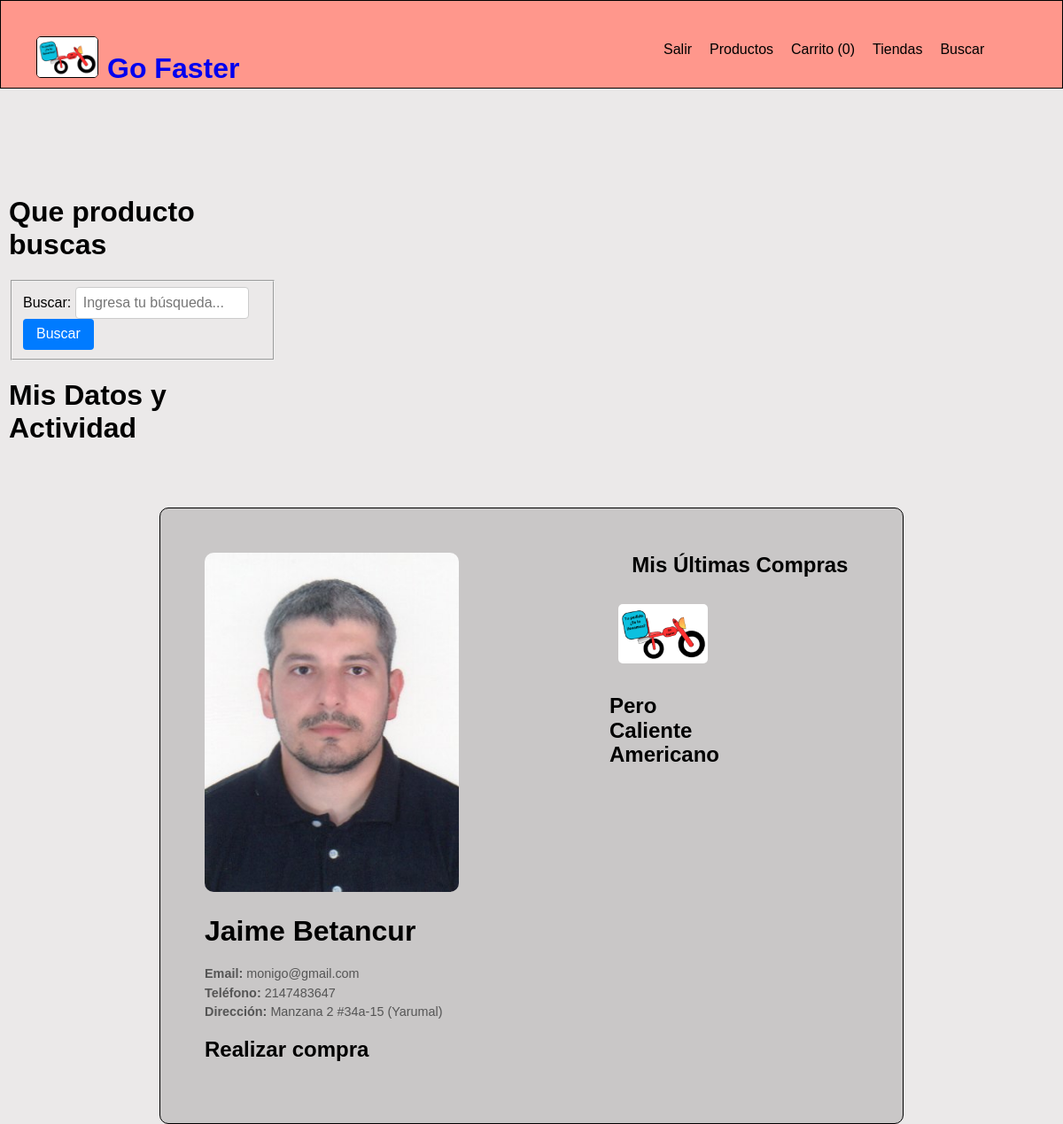
/cuenta_usuario.php (signed in), run on the app's committed database.
### tables this page shows
CREATE TABLE `usuario` (
  `id_Usuario` int(11) NOT NULL AUTO_INCREMENT,
  `Nombres_usua` varchar(100) NOT NULL,
  `Apellidos_usua` varchar(100) NOT NULL,
  `Banco_usua` varchar(30) NOT NULL,
  `Email_usua` varchar(100) NOT NULL,
  `Telefono_usua` bigint(20) DEFAULT NULL,
  `Direccion_usua` varchar(100) NOT NULL,
  `Ciudad_usua` varchar(50) NOT NULL,
  `Password_usua` varchar(255) NOT NULL,  
  `Fecha_Nacimiento_usua` date NOT NULL,
  `Foto_usua` varchar(255) DEFAULT 'usuario.jpg',
  PRIMARY KEY (`id_Usuario`)
);

CREATE TABLE `producto` (
  `id_Producto` int(11) NOT NULL AUTO_INCREMENT,
  `Nombres_prod` varchar(100) NOT NULL,
  `Caracteristicas_prod` varchar(400) NOT NULL,
  `Precio_prod` int(20) NOT NULL,
  `id_restaurante` int(11) NOT NULL,
  `Imagen_prod` varchar(255) DEFAULT 'go_faster.png',
  PRIMARY KEY (`id_Producto`),
  KEY `id_restaurante` (`id_restaurante`),
  CONSTRAINT `producto_ibfk_1` FOREIGN KEY (`id_restaurante`) REFERENCES `restaurante` (`id_Restaurante`) ON DELETE CASCADE ON UPDATE CASCADE
);

### cuenta_usuario.php (the view, shortened to what this page needs)
<?php
include 'db.php';
$id_usuario = $_SESSION['id_Usuario'];
$consulta_usuario = "SELECT Email_usua, Telefono_usua, Direccion_usua, Ciudad_usua, Nombres_usua, Apellidos_usua, Foto_usua FROM usuario WHERE id_Usuario = ?";
$sentencia_usuario = mysqli_prepare($conexion, $consulta_usuario);
mysqli_stmt_bind_param($sentencia_usuario, "i", $id_usuario);
mysqli_stmt_execute($sentencia_usuario);
$resultado_usuario = mysqli_stmt_get_result($sentencia_usuario);
$datos_usuario = mysqli_fetch_assoc($resultado_usuario);
$nombre_completo = $datos_usuario['Nombres_usua'] . " " . $datos_usuario['Apellidos_usua'];
$email = $datos_usuario['Email_usua'];
$telefono = $datos_usuario['Telefono_usua'];
$direccion = $datos_usuario['Direccion_usua'];
$ciudad = $datos_usuario['Ciudad_usua'];
$foto = !empty($datos_usuario['Foto_usua']) ? $datos_usuario['Foto_usua'] : 'usuario.jpg';
$consulta_favoritos = "
    SELECT p.Nombres_prod, p.id_Producto, p.Imagen_prod
    FROM factura f
    JOIN producto p ON f.id_Producto = p.id_Producto
    WHERE f.id_Usuario = ?
    ORDER BY f.id_Factura DESC
    LIMIT 2
";
$sentencia_favoritos = mysqli_prepare($conexion, $consulta_favoritos);
mysqli_stmt_bind_param($sentencia_favoritos, "i", $id_usuario);
mysqli_stmt_execute($sentencia_favoritos);
$resultado_favoritos = mysqli_stmt_get_result($sentencia_favoritos);
$favoritos = [];
while ($fila = mysqli_fetch_assoc($resultado_favoritos)) {
    $favoritos[] = $fila;
}
?>
<!DOCTYPE html>
<html lang="es">
<head>
    <link rel="stylesheet" href="style.css">
    <link rel="stylesheet" type="text/css" href="normalize.css">
</head>
<body>
    <menu>
        <div class="div_logo">
            <a href="inicio.php"><IMG SRC="imagenes/go_faster.png" class="logo_gofaster" alt="Logo página" ></a>
            <a href="inicio.php" class="nombrelogo"><h1 ><br>Go Faster<br></h1></a>
        </div>
        <nav>
            <ul>
                <li><a href="salir.php">Salir</a></li>
                <li><a href="productos.php">Productos</a></li>
                <li><a href="carrito.php">Carrito (<?php echo isset($_SESSION['carrito']) ? count($_SESSION['carrito']) : 0; ?>)</a></li>
                <li><a href="#tiendas">Tiendas</a></li>
                <li><a href="#Buscar">Buscar</a></li>
            </ul>
        </nav>
    </menu>
    <div id="div_productos">
        <div id="opciones">
            <div class="busqueda">
                <H1 class="Busqueda"><b>Que producto buscas</b></H1>
                <form action="buscar.php" method="get" id="search-form">
                <fieldset>
                    <label for="search-input">Buscar:</label>
                    <input type="search" id="search-input" class="input_busqueda1" name="q" placeholder="Ingresa tu búsqueda...">
                    <input type="submit" value="Buscar" class="input_busqueda2">
                </fieldset>
                </form>
            </div>
            <div class="opciones">
                <H1 class="h1_opcion"><b>Mis Datos y Actividad</b></H1>
            </div>
        </div>
    </div>
    <div id="centro_cuenta">
        <div id="cuenta_user">
            <div class="cuenta_user">
                    <div class="img_cuenta_usuario">
                        <img src="imagenes/<?php echo htmlspecialchars($foto); ?>" class="imagen_cuenta" alt="Usuario"></img>
                    </div>
                    <div class="img_cuenta_usuario">
                        <H1 class="cuenta_usuario"><b><?php echo htmlspecialchars($nombre_completo); ?></b></H1>
                        <div class="detalles_perfil">
                            <p><strong>Email:</strong> <?php echo htmlspecialchars($email); ?></p>
                            <p><strong>Teléfono:</strong> <?php echo htmlspecialchars($telefono); ?></p>
                            <p><strong>Dirección:</strong> <?php echo htmlspecialchars($direccion); ?> (<?php echo htmlspecialchars($ciudad); ?>)</p>
                        </div>
                        <h2 class="pagar"><b>Realizar compra</b></h2>
                    </div>
            </div>
            <div id="der_favoritos">
                <H2 style="text-align: center; margin-bottom: 20px;"><b>Mis Últimas Compras</b></H2>
                <div class="favoritos_user">
                    <?php if (count($favoritos) > 0): ?>
                        <?php foreach ($favoritos as $fav): ?>
                            <div class="favorito_item">
                                <?php
                                    $img = !empty($fav['Imagen_prod']) ? $fav['Imagen_prod'] : 'go_faster.png';
                                ?>
                                <img src="imagenes/<?php echo htmlspecialchars($img); ?>" class="favorito" alt="<?php echo $fav['Nombres_prod']; ?>"></img>
                                <h2 class="h2_user"><b><?php echo htmlspecialchars($fav['Nombres_prod']); ?></b></h2>
                            </div>
                        <?php endforeach; ?>
                    <?php else: ?>
                        <p style="text-align: center; color: #777;">Aún no has realizado compras.</p>
                    <?php endif; ?>
                </div>
            </div>
        </div>
    </div>
</body>
</html>

### style.css (style rules this page uses)
menu { position: fixed; top: 0; left: 0; width: 100%; height: 100px; z-index: 1000; display: block; overflow: visible; margin: 0px; border: 1px solid #000000; background-color: #FF978C; }
img { max-width: 100%; height: auto; }
.div_logo { display:inline-flex; cursor: pointer; }
.logo_gofaster { width: 70px; margin-top: 40PX; border: 1px solid #000000; border-radius: 5px; }
.nombrelogo { padding-left: 10px; padding-bottom: 30px; text-decoration: none; cursor: pointer; }
nav { display: flex; float: right; width: 500px; height: auto; min-width: 200px; min-height: 20px; padding-top: 20px; padding-right: 10px; cursor: pointer; }
nav ul { list-style: none; overflow: hidden; }
nav ul li { float:left; font-family: 'Gill Sans', 'Gill Sans MT', 'Calibri', 'Trebuchet MS', sans-serif, sans-serif; font-size: 16px; }
nav ul li a { display: block; padding: 10px; color: #000000; text-decoration: none; }
body { background-color: #EBE9E9; }
* { box-sizing: border-box; }
html { scroll-behavior: smooth; }
body { font-family:'Gill Sans', 'Gill Sans MT', 'calibri', 'Trebuchet MS', sans-serif, sans-serif; }
#div_productos { display: flex; height: 100%; padding-top: 200px; padding-bottom: 50px; }
#opciones { width: 26%; justify-content: center; padding-left: 10px; background-color: #EBE9E9; }
#search-form { display: flex; gap: 5px; border-radius: 4px; }
#search-input { padding: 8px; border: 1px solid #ccc; border-radius: 4px; font-size: 16px; }
.input_busqueda1 { padding: 8px 15px; color: rgb(0, 0, 0); border: none; border-radius: 4px; cursor: pointer; font-size: 16px; }
.input_busqueda2 { padding: 8px 15px; background-color: #007bff; color: white; border: none; border-radius: 4px; cursor: pointer; font-size: 16px; }
#centro_cuenta { display: flex; justify-content: center; width: 100%; }
#cuenta_user { display: flex; justify-content: space-between; width: 70%; margin: 0px; padding: 10px; border: 1px solid #000000; box-sizing: border-box; border-radius: 10px; background-color: #C9C7C7; }
.pagar { cursor: pointer; }
.cuenta_user { align-items: flex-start; width: 40%; height: 40%; margin: 20px; padding: 20px; }
.img_cuenta_usuario { align-items: left; border-radius: 10px; }
.imagen_cuenta { border-radius: 10px; }
#der_favoritos { align-items: flex-start; margin-right: right; right: 0; top: 0; justify-content: right; align-items: right; width: 40%; height: 40%; border-radius: 10px; margin-top: -25px; margin: 10px; padding: 10px; }
.favorito { width: 80%; height: 80%; border-radius: 10px; margin: 5px; padding: 5px; }

### cuenta_usuario.php (style rules this page uses)
.detalles_perfil { margin-top: 10px; font-size: 0.9em; color: #555; text-align: left; }
.detalles_perfil p { margin: 5px 0; }
.favorito_item { display: inline-block; width: 45%; margin: 0 2%; vertical-align: top; }

### data on the page
usuario: Foto_usua (picture), nombre_completo "Jaime Betancur", Email_usua "monigo@gmail.com", Telefono_usua "2147483647", Direccion_usua "Manzana 2 #34a-15", Ciudad_usua "Yarumal"
producto: Imagen_prod (picture), Nombres_prod "Pero Caliente Americano"
